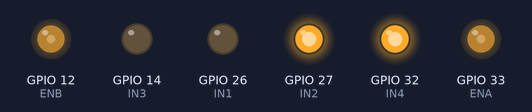
Recording of a sketch running on a simulated ESP32. Parts: output pins drawn as LEDs (lit = HIGH). What the sketch prints to the serial monitor is not drawn.

Above: at 0.1 s.
Timing chart, 0 to 1.6 s (numbered marks = the images above):
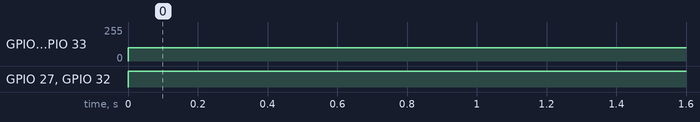

The sketch:

Actuar_extended_position.ino
```cpp
#include <Arduino.h>

#define ENA 33
#define IN1 26
#define IN2 27
#define ENB 12
#define IN3 14
#define IN4 32

void moveActuatorsToInitialPosition(int ActuatorSpeed, int duration) {
  // Move actuators backward to initial position
  digitalWrite(IN1, LOW);
  digitalWrite(IN2, HIGH);
  analogWrite(ENA, ActuatorSpeed);
  digitalWrite(IN3, LOW);
  digitalWrite(IN4, HIGH);
  analogWrite(ENB, ActuatorSpeed);
  delay(duration);
  /*
  // Move actuators backward to initial position
  digitalWrite(IN1, HIGH);
  digitalWrite(IN2, LOW);
  analogWrite(ENA, ActuatorSpeed);
  digitalWrite(IN3, HIGH);
  digitalWrite(IN4, LOW);
  analogWrite(ENB, ActuatorSpeed);
  */
  delay(duration);


}

void setup() {
  Serial.begin(115200);
  while (!Serial) { delay(1); }

  pinMode(ENA, OUTPUT);
  pinMode(IN1, OUTPUT);
  pinMode(IN2, OUTPUT);
  pinMode(ENB, OUTPUT);
  pinMode(IN3, OUTPUT);
  pinMode(IN4, OUTPUT);

  Serial.println(F("Moving actuators to initial position..."));

}

void loop() {
  moveActuatorsToInitialPosition(100, 10000); // Adjust duration as needed
  Serial.println(F("Actuators in initial position."));
}
```

Measured:
- by itself, GPIO 12 (ENB), GPIO 33 (ENA): 0/255 → 100/255 at 0.00 s
- by itself, GPIO 27 (IN2), GPIO 32 (IN4): LOW → HIGH at 0.00 s
